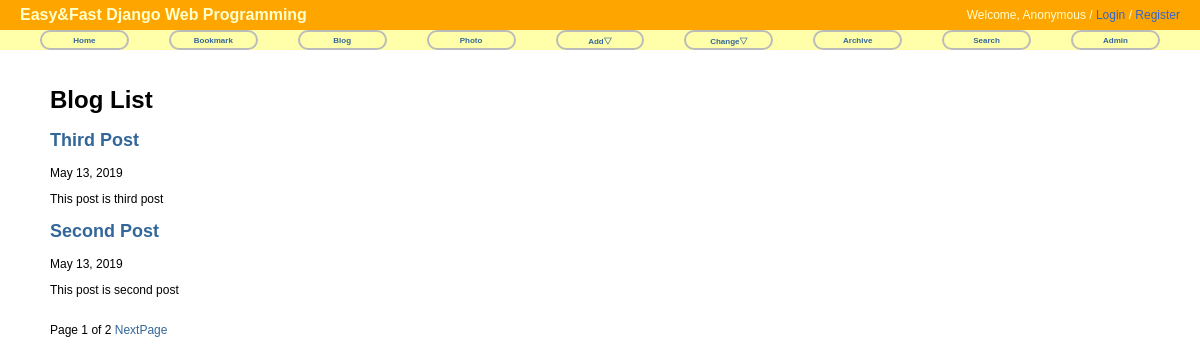
Screenshot of /blog/ with the database file from the repository.
### blog/models.py (models this page shows, shortened)
class Post(models.Model):
    title = models.CharField('TITLE', max_length=50)
    slug = models.SlugField('SLUG', unique=True, allow_unicode=True, help_text='one word for title alias.')
    description = models.CharField('DESCRIPTION', max_length=100, blank=True, help_text='simple description text.')
    content = models.TextField('CONTENT')
    create_date = models.DateTimeField('Create Date', auto_now_add=True)
    modify_date = models.DateTimeField('Modify Date', auto_now=True)
    class Meta:
        verbose_name = 'post'
        verbose_name_plural = 'posts'
        db_table = 'my_post'
        ordering = ('-modify_date',)
    def get_absolute_url(self):
        return reverse('blog:post_detail', args=(self.slug,))

### blog/views.py (the view)
class PostLV(ListView):
    model = Post
    template_name = 'blog/post_all.html'
    context_object_name = 'posts'
    paginate_by = 2

### blog/templates/blog/post_all.html (shortened to what this page needs)
{% extends "base.html" %}
{%block content %}
<div id="content">
<h1>Blog List</h1>
{% for post in posts %}
	<h2><a href='{{ post.get_absolute_url }}'>{{ post.title }}</a></h2>
	{{ post.modify_date|date:"N d, Y" }}
	<p>{{ post.description }}</p>
{% endfor %}
<div>
	<span>
		Page {{ page_obj.number }} of {{ page_obj.paginator.num_pages }}
		{% if page_obj.has_next %}
			<a href="?page={{ page_obj.next_page_number }}">NextPage</a>
		{% endif %}
	</span>
</div>
</div>
{% endblock %}

### static/css/base.css (style rules this page uses)
body { font-family: "Lucida Grande", Verdana, Arial, sans-serif; font-size: 12px; }
div#content { position: absolute; top: 70px; left: 50px; right: 50px; }
a:link, a:visited { color: #369; text-decoration: none; }

### rows the page displays
Post: title "Third Post", modify_date "May 13, 2019", description "This post is third post"
Post: title "Second Post", modify_date "May 13, 2019", description "This post is second post"

### other values shown
{{ page_obj.number }} "1"
{{ page_obj.paginator.num_pages }} "2"
